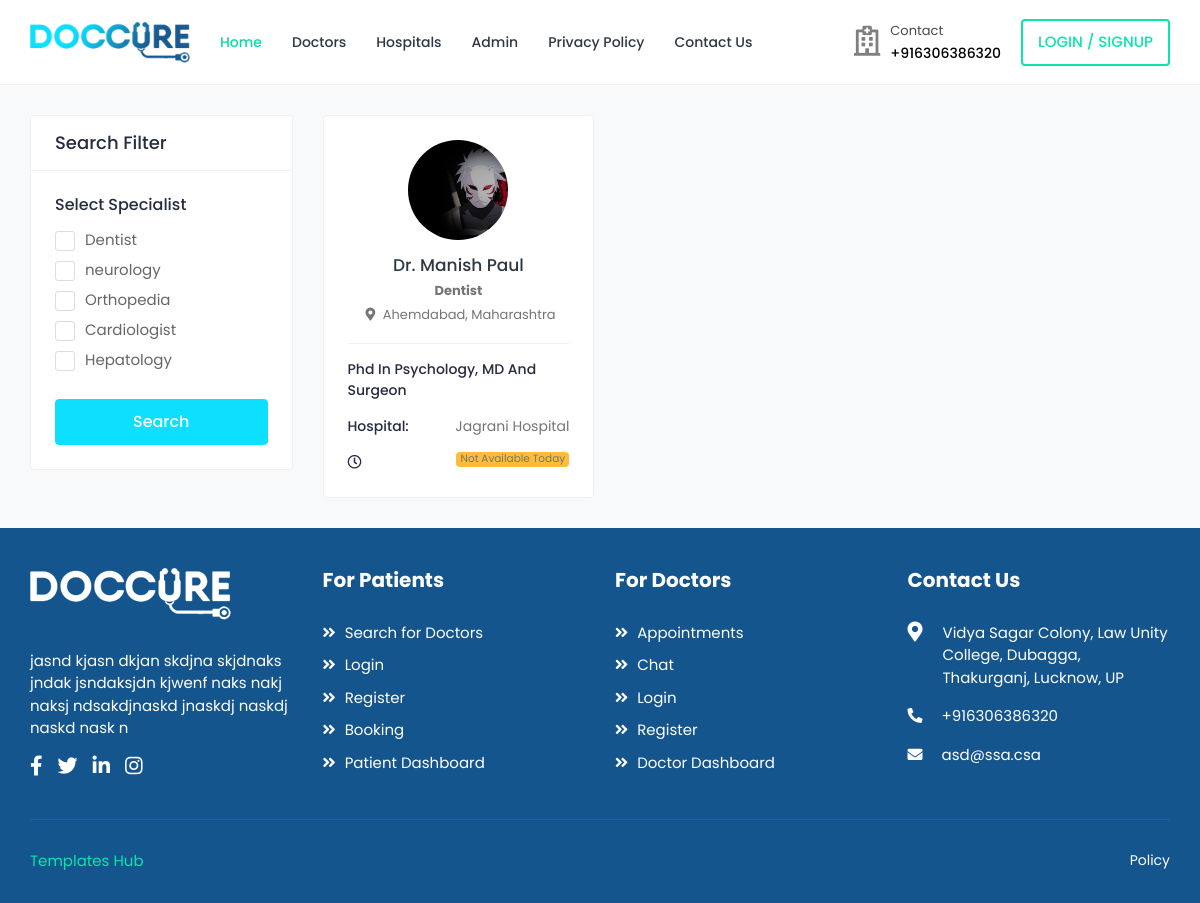
The app's page /all-doctor-list, older data.
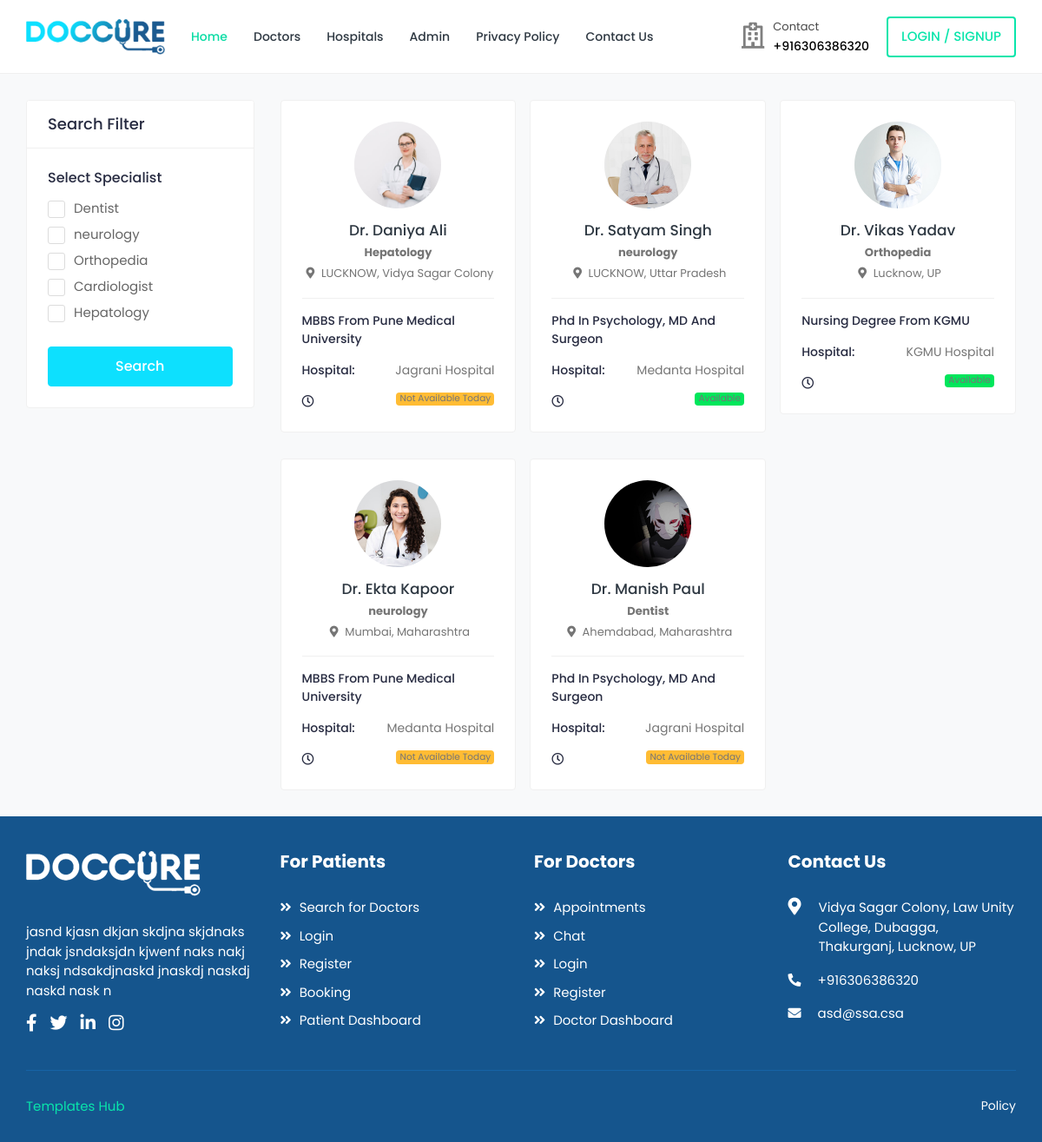
The same page, newer data.
### home/models.py (models this page shows, shortened)
class Speciality(models.Model):
    image = models.ImageField(
        upload_to="branch/", default="speciality/specialities-01.png"
    )
    name = models.CharField(max_length=30)
    slug = AutoSlugField(populate_from="name", unique=True, null=True, default=None)
    def __str__(self):
        return self.name

class Doctor(models.Model):
    name = models.CharField(max_length=40)
    city = models.CharField(max_length=40)
    state = models.CharField(max_length=40)
    country = models.CharField(max_length=40)
    price_low = models.IntegerField()
    price_high = models.IntegerField()
    picture = models.ImageField(upload_to="doctor/profile/")
    qualification = models.CharField(max_length=40, null=True, blank=True)
    overview = models.CharField(max_length=700, blank=True, null=True)
    hospital = models.ForeignKey(
        "Hospital",
        on_delete=models.SET_NULL,
        null=True,
        blank=True,
        related_name="doctor",
    )
    speciality = models.ForeignKey(
        "Speciality",
        on_delete=models.SET_NULL,
        related_name="doctors",
        null=True,
        blank=True,
    )
    slug = AutoSlugField(populate_from="name", unique=True, null=True, default=None)
    message_link = models.CharField(max_length=30)
    phone = models.CharField(max_length=13)
    video_link = models.CharField(max_length=30)
    monday = models.CharField(max_length=30, default="closed")
    tuesday = models.CharField(max_length=30, default="closed")
    wednesday = models.CharField(max_length=30, default="closed")
    thursday = models.CharField(max_length=30, default="closed")
    friday = models.CharField(max_length=30, default="closed")
    saturday = models.CharField(max_length=30, default="closed")
    sunday = models.CharField(max_length=30, default="closed")

class Hospital(models.Model):
    name = models.CharField(max_length=100)
    address = models.CharField(max_length=100)
    description = RichTextField()
    opening_timing = models.CharField(max_length=50)
    price = models.PositiveIntegerField()
    speciality = models.ForeignKey(
        "Speciality",
        related_name="hospital",
        on_delete=models.SET_NULL,
        null=True,
        blank=True,
    )
    picture = models.ImageField(upload_to="hospital", null=True, blank=True)
    slug = AutoSlugField(populate_from="name", unique=True, null=True, default=None)

### home/views.py (the view)
# urls.py: path("all-doctor-list", views.all_doctors, name="all-doctor-list"),
def all_doctors(request):
    days = [
        "monday",
        "tuesday",
        "wednesday",
        "thursday",
        "friday",
        "saturday",
        "sunday",
    ]
    day = days[datetime.now().weekday()]
    return render(
        request,
        "home/doctor/all-doctor-list.html",
        {
            "detail": SiteDetail.objects.last(),
            "specialities": Speciality.objects.all(),
            "hospitals": Hospital.objects.all().order_by("-id"),
            "doctors": Doctor.objects.raw(
                f"SELECT *, {day}!='closed' AS available FROM home_doctor ORDER BY id DESC"
            ),
        },
    )

### templates/home/doctor/all-doctor-list.html (shortened to what this page needs)
{% extends "base.html" %} {% block body %}
{% load static %}
<div class="content">
	<div class="container-fluid">
		<div class="row">
			{% include 'home/sidebar-filter.html' %}
			<div class="col-md-7 col-lg-8 col-xl-9">
				<div class="row row-grid">
				{% for doctor in doctors %}
					<div class="col-md-6 col-lg-4 col-xl-3">
						<div class="card widget-profile pat-widget-profile">
							<div class="card-body">
								<div class="pro-widget-content">
									<div class="profile-info-widget">
										<a href="{% url 'home:doctor-profile' slug=doctor.slug %}" class="booking-doc-img">
											<img src="{{doctor.picture.url}}" alt="User Image">
										</a>
										<div class="profile-det-info">
											<h3><a href="{% url 'home:doctor-profile' slug=doctor.slug %}	">Dr. {{doctor.name}}</a></h3>
											<div class="patient-details">
												<h5><b>{{doctor.speciality}}</b></h5>
												<h5 class="mb-0"><i class="fas fa-map-marker-alt"></i> {{doctor.city}}, {{doctor.state}}</h5>
											</div>
										</div>
									</div>
								</div>
								<div class="patient-info">
									<ul>
										<li>{{doctor.qualification|truncatechars:35}}</li>
										<li>Hospital: <span>{{doctor.hospital.name}}</span></li>
										<li><i class="far fa-clock"></i>{% if doctor.available %}<span class="badge badge-success">Available {% else %}<span class="badge badge-warning"> Not Available Today{% endif %}</span></li>
									</ul>
								</div>
							</div>
						</div>
					</div>
					{% endfor %}
				</div>
			</div>
		</div>
	</div>
</div>
{% endblock body %}

### templates/home/sidebar-filter.html (shortened to what this page needs)
<div class="col-md-12 col-lg-4 col-xl-3 theiaStickySidebar">
    {% if doctors or "doctor" in request.path %}
    <form method="GET" action="{% url 'home:filter-doctor' %}">
    {% elif hospitals or "hospital" in request.path %}
    <form method="GET" action="{% url 'home:filter-hospital' %}">
    {% else %}
    <form method="GET" action="{% url 'home:filter-doctor' %}">
    {% endif %}
    <div class="card search-filter">
        <div class="card-header">
            <h4 class="card-title mb-0">Search Filter</h4>
        </div>
        <div class="card-body">
        <div class="filter-widget">
            <h4>Select Specialist</h4>
            {% for spc in specialities %}
            <div>
                <label class="custom_check">
                    <span class="checkmark"></span> {{spc.name}}
                </label>
            </div>
            {% endfor %}
        </div>
            <div class="btn-search">
                <button type="submit" class="btn btn-block">Search</button>
            </div>
        </div>
    </form>
    </div>
</div>

Row changes from the older to the newer data that the page shows:
added Doctor: picture (picture), name "Daniya Ali", speciality "Hepatology", city "LUCKNOW", state "Vidya Sagar Colony", qualification "MBBS From Pune Medical University", hospital.name "Jagrani Hospital", shows "Not Available Today"
added Doctor: picture (picture), name "Satyam Singh", speciality "neurology", city "LUCKNOW", state "Uttar Pradesh", qualification "Phd In Psychology, MD And Surgeon", hospital.name "Medanta Hospital", shows "Available"
added Doctor: picture (picture), name "Vikas Yadav", speciality "Orthopedia", city "Lucknow", state "UP", qualification "Nursing Degree From KGMU", hospital.name "KGMU Hospital", shows "Available"
added Doctor: picture (picture), name "Ekta Kapoor", speciality "neurology", city "Mumbai", state "Maharashtra", qualification "MBBS From Pune Medical University", hospital.name "Medanta Hospital", shows "Not Available Today"
